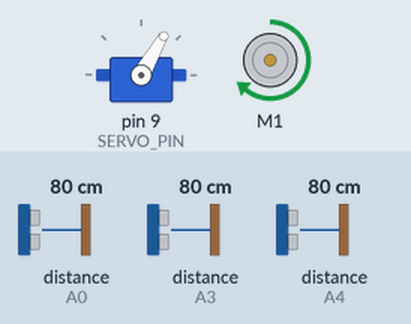
Simulated run of this sketch. Board: Arduino Uno, built with avr-gcc and run on an emulated ATmega328P. Shown: servo, DC motor (green arrow = forward, orange = backward, longer = faster). Wiring (inferred from the names in the program): 3 × ultrasonic range finder: trigger pin 2, echo A0 / trigger pin 6, echo A3 / trigger pin 10, echo A4. Inputs (shaded band) come from the test bench; at power-on: distance to the obstacle (sensors on A0, A3, A4) 80 cm. The echo pulse lasts 58.3 µs per cm.

Above: at 1.5 s.
1.6 s: distance to the obstacle (sensor on A0) set to 29 cm
3.1 s: distance to the obstacle (sensor on A0) set to 24 cm
At 4.3 s:
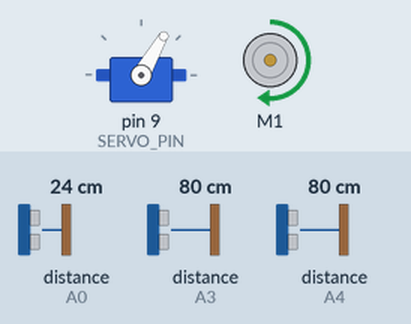
4.6 s: distance to the obstacle (sensor on A3) set to 2 cm
At 5.6 s:
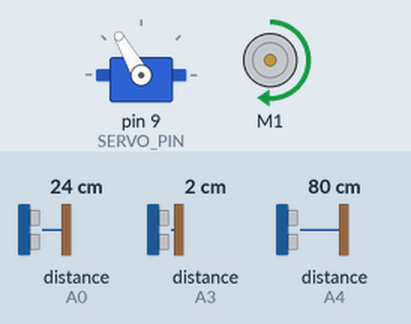
6.1 s: distance to the obstacle (sensor on A0) set to 17 cm
7.6 s: distance to the obstacle (sensor on A0) set to 13 cm
At 7.77 s:
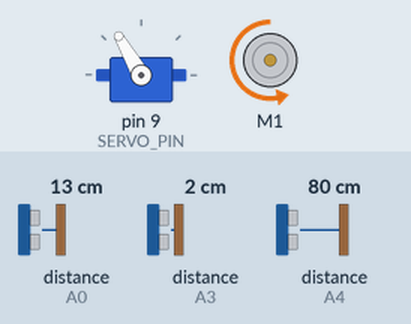
10.6 s: distance to the obstacle (sensor on A4) set to 4 cm
13.6 s: distance to the obstacle (sensor on A4) set to 2 cm
At 13.75 s:
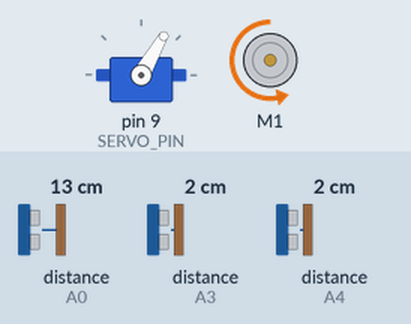
Timing chart, 0 to 17.6 s (numbered marks = the images above; inputs shaded):
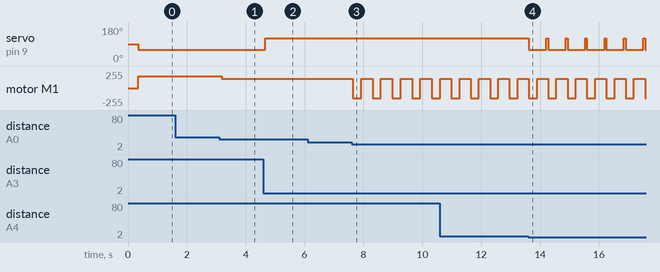

Measured:
- the behaviour switches between 26 and 25 cm on distance to the obstacle (sensor on A0) (found by bisection; images 0 and 1)
- the behaviour switches between 15 and 14 cm on distance to the obstacle (sensor on A0) (found by bisection; images 2 and 3)
- the behaviour switches between 3 and 2 cm on distance to the obstacle (sensor on A4) (found by bisection; images 3 and 4)
- after the input at 1.6 s, every drawn part: stays the same
- after the input at 3.1 s, motor M1: forward 180/255 → forward 140/255 after 0.09 s
- after the input at 4.6 s, servo on pin 9 (SERVO_PIN): 60° → 120° after 0.06 s
- after the input at 6.1 s, every drawn part: stays the same
- after the input at 7.6 s, motor M1: alternates backward 150/255 for 0.28 s and forward 140/255 for 0.39 s, starting at once
- after the input at 13.6 s, servo on pin 9 (SERVO_PIN): alternates 120° for 0.06 s and 60° for 0.60 s, starting at once

The sketch:

3_lap_code.ino
```cpp
/*
  WRO 2025 – Open Challenge (Uno + L293D Shield v1 + Servo + 6x HC-SR04)
  - Left-wall following with proportional steering.
  - Failsafe: reverse + steer away, then continue.
*/

#include <Servo.h>
#include <AFMotor.h>   // Adafruit Motor Shield v1 (L293D + 74HC595)

// ---------- Pin Map (from photo) ----------
#define TRIG_FC 2     // Front-Center TRIG
#define ECHO_FC A0
#define TRIG_FLD 3    // Front-Left Diag TRIG
#define ECHO_FLD A1
#define TRIG_FRD 5    // Front-Right Diag TRIG
#define ECHO_FRD A2
#define TRIG_L 6      // Left TRIG
#define ECHO_L A3
#define TRIG_R 10     // Right TRIG
#define ECHO_R A4
#define TRIG_B 13     // Back TRIG
#define ECHO_B A5

#define SERVO_PIN 9   // Steering
// Motor M1 is on PWM D11 internally via the shield

// ---------- Objects ----------
AF_DCMotor motor(1);   // M1 on the L293D shield
Servo steering;

// ---------- Tunables ----------
const int   TARGET_CM        = 22;   // desired distance to left wall
const float KP               = 2.0;  // deg per cm error
const int   MAX_STEER_DEG    = 30;   // servo limit from center
const int   BASE_SPEED       = 180;  // 0..255
const int   SLOW_SPEED       = 140;
const int   REVERSE_SPEED    = 150;
const int   FRONT_BLOCK_CM   = 14;   // reverse trigger
const int   FRONT_CAUTION_CM = 25;   // slow down
const int   LAP_GATE_FC_CM   = 20;   // lap gate: wall ahead
const int   LAP_GATE_L_CM    = 50;   // lap gate: open left
const uint16_t ECHO_TIMEOUT  = 30000; // 30ms -> ~5m

// ---------- State ----------
int lapCount = 0;
bool inStartZone = false;
unsigned long lastLapStamp = 0;
unsigned long lastMoveStamp = 0;

// ---------- Helpers ----------
long readDistanceOnce(uint8_t trig, uint8_t echo) {
  pinMode(trig, OUTPUT);
  pinMode(echo, INPUT);

  digitalWrite(trig, LOW);  delayMicroseconds(2);
  digitalWrite(trig, HIGH); delayMicroseconds(10);
  digitalWrite(trig, LOW);

  unsigned long dur = pulseIn(echo, HIGH, ECHO_TIMEOUT);
  if (dur == 0) return 400;         // no echo
  return (long)(dur / 58);          // us -> cm
}

long readDistance(uint8_t trig, uint8_t echo) {
  // median of 3 for robustness
  long a = readDistanceOnce(trig, echo);
  long b = readDistanceOnce(trig, echo);
  long c = readDistanceOnce(trig, echo);
  // sort a,b,c quickly
  if (a > b) { long t=a; a=b; b=t; }
  if (b > c) { long t=b; b=c; c=t; }
  if (a > b) { long t=a; a=b; b=t; }
  return b; // median
}

void setSteerDeg(int delta) { // -MAX..+MAX relative to center
  if (delta < -MAX_STEER_DEG) delta = -MAX_STEER_DEG;
  if (delta >  MAX_STEER_DEG) delta =  MAX_STEER_DEG;
  steering.write(90 + delta);
}

void driveForward(uint8_t spd) {
  motor.setSpeed(spd);
  motor.run(FORWARD);
}

void driveBackward(uint8_t spd) {
  motor.setSpeed(spd);
  motor.run(BACKWARD);
}

void driveStop() {
  motor.setSpeed(0);
  motor.run(RELEASE);
}

void reverseAndTurn(bool preferRight) {
  // Step 1: reverse a bit
  driveBackward(REVERSE_SPEED);
  setSteerDeg(preferRight ? +MAX_STEER_DEG : -MAX_STEER_DEG);
  delay(280);

  // Step 2: swing forward away from obstacle
  driveForward(SLOW_SPEED);
  delay(320);

  // Step 3: straighten and resume
  setSteerDeg(0);
}

// ---------- Setup ----------
void setup() {
  Serial.begin(115200);

  pinMode(TRIG_FC, OUTPUT);  pinMode(ECHO_FC, INPUT);
  pinMode(TRIG_FLD, OUTPUT); pinMode(ECHO_FLD, INPUT);
  pinMode(TRIG_FRD, OUTPUT); pinMode(ECHO_FRD, INPUT);
  pinMode(TRIG_L, OUTPUT);   pinMode(ECHO_L, INPUT);
  pinMode(TRIG_R, OUTPUT);   pinMode(ECHO_R, INPUT);
  pinMode(TRIG_B, OUTPUT);   pinMode(ECHO_B, INPUT);

  steering.attach(SERVO_PIN);
  setSteerDeg(0);

  motor.setSpeed(0);
  motor.run(RELEASE);

  delay(300);
  lastMoveStamp = millis();
}

// ---------- Main Loop ----------
void loop() {
  // Read key distances
  long dFC = readDistance(TRIG_FC, ECHO_FC);
  long dL  = readDistance(TRIG_L,  ECHO_L);
  long dR  = readDistance(TRIG_R,  ECHO_R);

  // ----- Lap gate (simple pattern: wall ahead + open left) -----
  if (dFC < LAP_GATE_FC_CM && dL > LAP_GATE_L_CM && (millis() - lastLapStamp > 3000)) {
    if (!inStartZone) {
      lapCount++;
      Serial.print("Lap completed: "); Serial.println(lapCount);
      lastLapStamp = millis();
      inStartZone = true;
    }
  } else if (dFC > (LAP_GATE_FC_CM + 10)) {
    inStartZone = false;
  }

  // ----- Failsafe: reverse + turn (do NOT stop and wait) -----
  if (dFC < FRONT_BLOCK_CM) {
    bool roomOnRight = (dR > dL);  // choose freer side
    reverseAndTurn(roomOnRight);
  }

  // ----- Proportional steering on left wall -----
  int error = TARGET_CM - (int)dL;                   // +ve if too far from wall
  int steerDeg = (int)(KP * error);                  // convert to degrees
  if (steerDeg >  MAX_STEER_DEG) steerDeg =  MAX_STEER_DEG;
  if (steerDeg < -MAX_STEER_DEG) steerDeg = -MAX_STEER_DEG;
  setSteerDeg(steerDeg);

  // Speed policy: slow if close to front wall
  int spd = (dFC < FRONT_CAUTION_CM) ? SLOW_SPEED : BASE_SPEED;
  driveForward(spd);

  // ----- Mission end -----
  if (lapCount >= 3) {
    driveStop();
    setSteerDeg(0);
    // Keep printing but do not block; judges can see it's done
    static bool once = false;
    if (!once) { Serial.println("Mission complete (3 laps)."); once = true; }
    delay(200);
    return;
  }

  delay(50);
}
```
